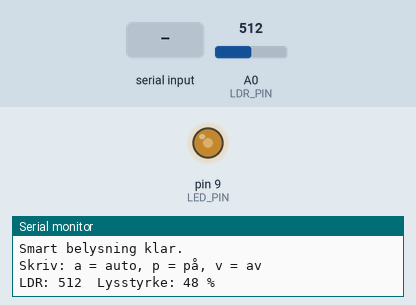
Simulated run of this sketch. Board: Arduino Uno, built with avr-gcc and run on an emulated ATmega328P. On the bench: output pins drawn as LEDs (lit = HIGH), the last lines printed to the serial monitor. Inputs (shaded band) come from the test bench; at power-on: A0 (LDR_PIN) = 512.

Above: at 1.2 s.
1.3 s: "p" received over Serial
At 2.1 s:
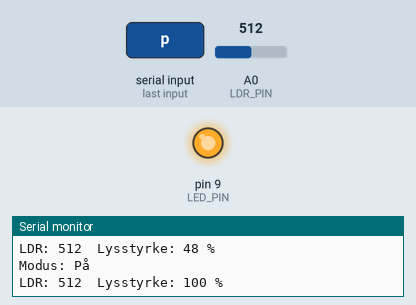
2.8 s: "v" received over Serial
At 3.2 s:
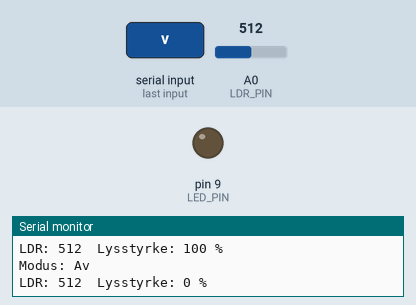
4.3 s: "a" received over Serial
At 5.5 s:
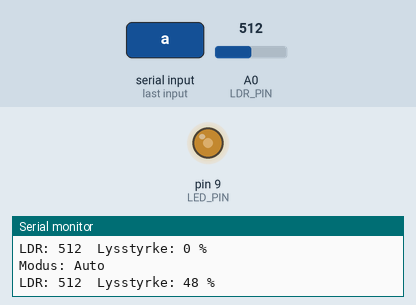
5.8 s: A0 (LDR_PIN) set to 716
At 6.7 s:
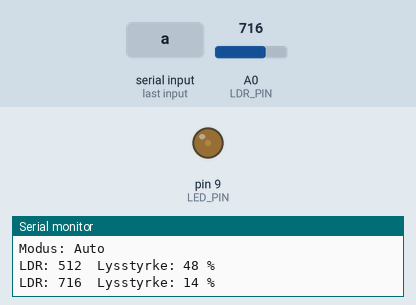
7.3 s: A0 (LDR_PIN) set to 900
At 7.8 s:
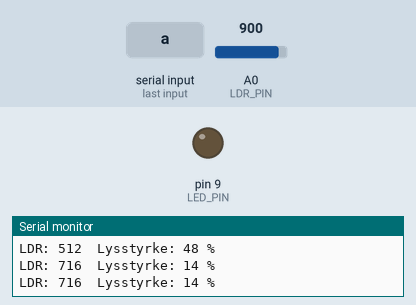
8.8 s: A0 (LDR_PIN) set to 807
10.3 s: A0 (LDR_PIN) set to 783
At 11.3 s:
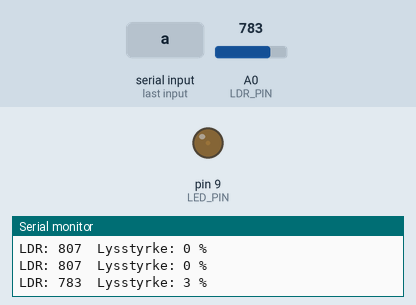
Timing chart, 0 to 12.8 s (numbered marks = the images above; inputs shaded):
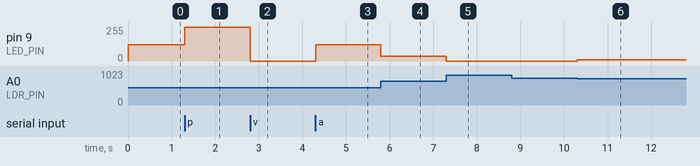

Measured:
- after the input at 1.3 s, pin 9 (LED_PIN): 123/255 → 255/255 at once
- after the input at 2.8 s, pin 9 (LED_PIN): 255/255 → 0/255 at once
- after the input at 4.3 s, pin 9 (LED_PIN): 0/255 → 123/255 at once
- after the input at 5.8 s, pin 9 (LED_PIN): 123/255 → 36/255 at once
- after the input at 7.3 s, pin 9 (LED_PIN): 36/255 → 0/255 at once
- after the input at 10.3 s, pin 9 (LED_PIN): 0/255 → 8/255 at once

The sketch:

v1_uno_uten_wifi.ino
```cpp
/*
  Smart belysning - Arduino Uno (uten WiFi)
  - LDR (spenningsdeler) leses på A0
  - D9 (PWM) styrer lampen (LED) via MOSFET
  - Serial Monitor (9600 baud) viser verdier og tar imot kommandoer:
      a = auto, p = på, v = av
*/

const int LDR_PIN = A0;   // lyssensor
const int LED_PIN = 9;    // PWM til MOSFET-gate (via 220 ohm)

// Juster etter målinger i rommet ditt (0-1023)
const int MORKT = 200;    // under dette: full lysstyrke
const int LYST  = 800;    // over dette: lampen av

enum Modus { AUTO, PA, AV };
Modus modus = AUTO;

unsigned long sistePrint = 0;

int autoLysstyrke(int ldr) {
  ldr = constrain(ldr, MORKT, LYST);
  return map(ldr, MORKT, LYST, 255, 0);   // mørkere = sterkere lampe
}

void setup() {
  pinMode(LED_PIN, OUTPUT);
  Serial.begin(9600);
  Serial.println("Smart belysning klar.");
  Serial.println("Skriv: a = auto, p = på, v = av");
}

void loop() {
  // Les kommando fra Serial Monitor
  if (Serial.available() > 0) {
    char c = Serial.read();
    if (c == 'a') { modus = AUTO; Serial.println("Modus: Auto"); }
    if (c == 'p') { modus = PA;   Serial.println("Modus: På"); }
    if (c == 'v') { modus = AV;   Serial.println("Modus: Av"); }
  }

  int ldr = analogRead(LDR_PIN);   // høyere verdi = mer lys
  int lysstyrke;

  if (modus == PA)       lysstyrke = 255;
  else if (modus == AV)  lysstyrke = 0;
  else                   lysstyrke = autoLysstyrke(ldr);

  analogWrite(LED_PIN, lysstyrke);   // PWM 0-255

  // Skriv verdier en gang i sekundet
  if (millis() - sistePrint >= 1000) {
    sistePrint = millis();
    Serial.print("LDR: ");
    Serial.print(ldr);
    Serial.print("  Lysstyrke: ");
    Serial.print(map(lysstyrke, 0, 255, 0, 100));
    Serial.println(" %");
  }
}
```
